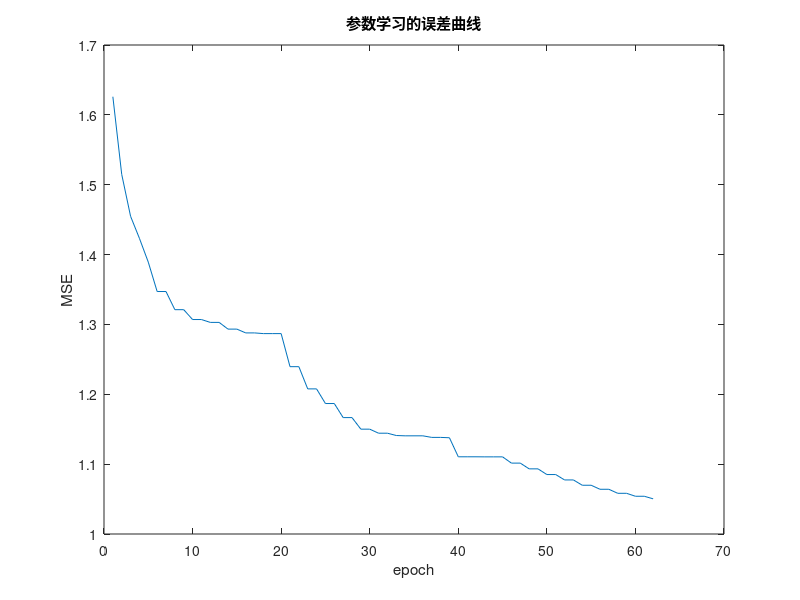

Write MATLAB code to recreate this figure.
x=[0             100           3.263             Inf        0
    1             200           3.263           5.688        0
    2             300           3.263           4.717        1
    3             400           2.875           5.089        0
    4             500           2.875           4.749        1
    5             600           2.875           4.855        2
    6             700           2.875           4.905        3
    7             800           2.875           4.803        4
    8             900           2.875           4.784        5
    9            1000           2.875           4.625        6
   10            1100           2.875           4.358        7
   11            1200           2.875           4.153        8
   12            1300            2.82           4.125        0
   13            1400            2.66           3.972        0
   14            1500           2.376           3.887        0
   15            1600           2.376            3.82        1
   16            1700           2.376            3.71        2
   17            1800           2.267           3.527        0
   18            1900           2.267           3.507        1
   19            2000           2.267           3.497        2
   20            2100           2.267           3.418        3
   21            2200           2.267           3.348        4
   22            2300           2.255           3.233        0
   23            2400           2.214           3.192        0
   24            2500           2.132           3.255        0
   25            2600           2.132           3.214        1
   26            2700           2.132            3.23        2
   27            2800           2.132            3.08        3
   28            2900           2.132            3.13        4
   29            3000           1.945           2.973        0
   30            3100           1.917           2.951        0
   31            3200           1.917           2.954        1
   32            3300           1.917           2.901        2
   33            3400           1.917           2.865        3
   34            3500           1.917           2.831        4
   35            3600           1.917           2.724        5
   36            3700           1.917           2.703        6
   37            3800           1.846           2.638        0
   38            3900           1.846           2.541        0
   39            4000           1.794           2.546        0
   40            4100           1.759           2.508        0
   41            4200           1.759           2.485        1
   42            4300           1.694           2.407        0
   43            4400           1.693           2.377        0
   44            4500           1.693           2.338        1
   45            4600           1.669           2.298        0
   46            4700           1.669           2.225        1
   47            4800           1.663           2.191        0
   48            4900           1.647           2.134        0
   49            5000           1.638           2.124        0
   50            5100           1.626           2.041        0
   ];
x1=[0           1        1.62598             1      
    1         488         1.5148             2     
    2         959        1.45478             4     
    3        1395        1.42322             8     
    4        1574        1.38915            16     
    5        1656        1.34712            32     
    6        1688        1.34712            16     
    7        1769        1.32112            32     
    8        1802        1.32112            16     
    9        1882        1.30701            32     
   10        1915        1.30701            16     
   11        1995        1.30292            32     
   12        2028        1.30292            16     
   13        2108         1.2933            32     
   14        2141         1.2933            16     
   15        2221        1.28786            32     
   16        2254        1.28786            16     
   17        2334        1.28687            32     
   18        2367        1.28687            16     
   19        2447        1.28687             8     
   20        2625        1.23953            16     
   21        2705        1.23953             8     
   22        2883        1.20773            16     
   23        2964        1.20773             8     
   24        3142        1.18678            16     
   25        3223        1.18678             8     
   26        3401        1.16664            16     
   27        3482        1.16664             8     
   28        3660        1.15008            16     
   29        3741        1.15008             8     
   30        3918        1.14429            16     
   31        3999        1.14429             8     
   32        4176        1.14099            16     
   33        4257        1.14054            32     
   34        4290        1.14054            16     
   35        4370        1.14054             8     
   36        4546        1.13829            16    
   37        4625        1.13829             8     
   38        4801        1.13778            16     
   39        4880        1.11052            32     
   40        4913        1.11052            16     
   41        4992        1.11052             8     
   42        5168        1.11043            16     
   43        5247        1.11043             8     
   44        5422        1.11043             4     
   45        5858        1.10148             8     
   46        6034        1.10148             4     
   47        6470        1.09326             8     
   48        6646        1.09326             4     
   49        7082        1.08511             8     
   50        7258        1.08511             4     
   51        7694        1.07739             8     
   52        7870        1.07739             4     
   53        8306        1.06979             8     
   54        8482        1.06979             4     
   55        8918        1.06403             8     
   56        9095        1.06403             4     
   57        9530        1.05826             8     
   58        9707        1.05826             4     
   59       10141        1.05403             8     
   60       10318        1.05403             4     
   61       10752        1.05035             8     ];
plot(x1(:,3));
xlabel("epoch")
ylabel("MSE")
title("参数学习的误差曲线")